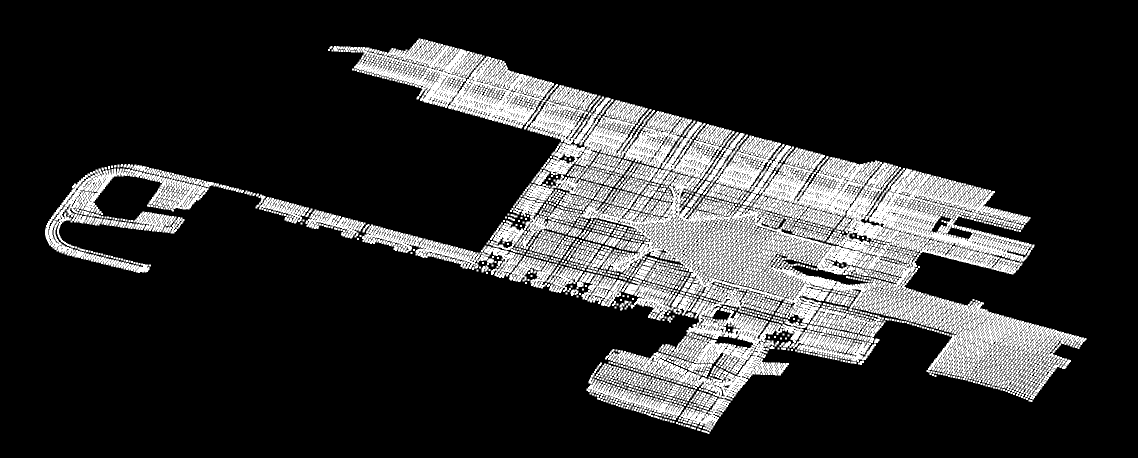
#> input picture assets/report-media/image9.png, 1138 x 458 px
$ python generate_airport_grid.py
#> lines starting #> are read from the running program, lines starting #| are printed output that depends on the picture; after the words box and inside, x2 and y2 are one past the last pixel; in counts of white or black regions, pixels touching at a corner belong together
import json
import math
from pathlib import Path

from PIL import Image, ImageFilter, ImageOps

ROOT = Path(__file__).resolve().parents[1]
SOURCE = ROOT / "assets" / "report-media" / "image9.png"
OUTPUT = ROOT / "src" / "airport-grid.json"

COLS = 112
ROWS = 45


def main():
    source = Image.open(SOURCE).convert("L")
    contrast = ImageOps.autocontrast(source)
    mask = contrast.point(lambda value: 255 if value > 26 else 0)
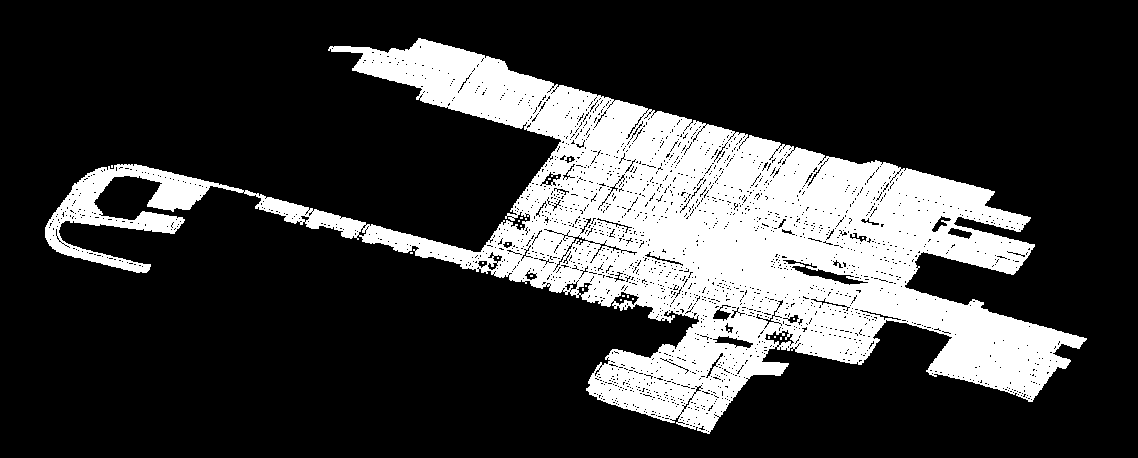
#> mask: PIL image 1138x458 L; 22.8% white; 25 white regions (24 under 20 px), largest, box (x1, y1, x2, y2) and area: (45, 38, 1087, 434) 118840
    mask = mask.filter(ImageFilter.MaxFilter(13))
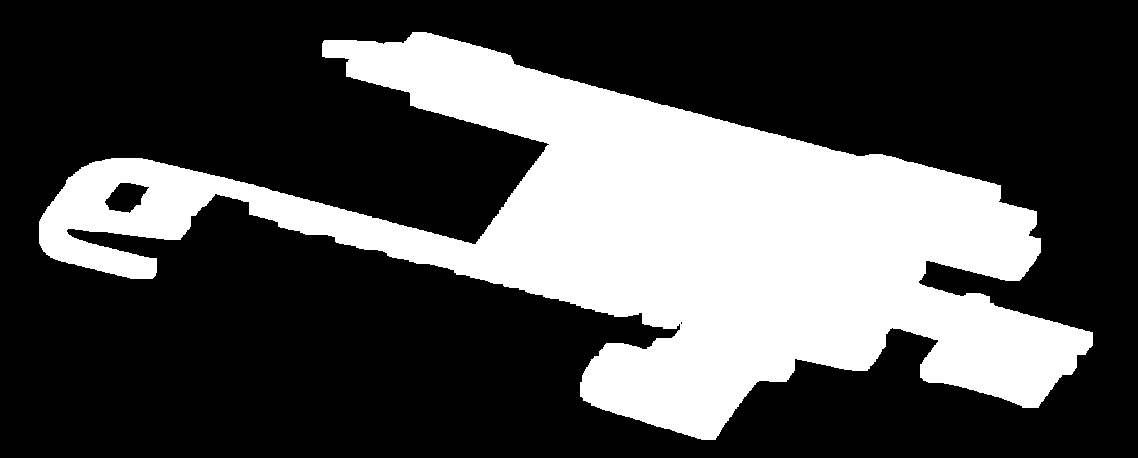
#> mask: PIL image 1138x458 L; 30.7% white; 1 white region, box (x1, y1, x2, y2) and area: (39, 32, 1093, 440) 159826
    bbox = mask.getbbox()
#> bbox = (39, 32, 1093, 440)
    if not bbox:
        raise RuntimeError("Could not extract airport mask")
    mask = mask.crop(bbox).resize((COLS, ROWS), Image.Resampling.BOX)
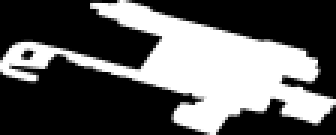
#> mask: PIL image 112x45 L (shown 3 times larger); min 0, max 255, mean 94.6

    cells = []
    for row in range(ROWS):
        for col in range(COLS):
            if mask.getpixel((col, row)) < 26:
                continue
            nx = col / (COLS - 1)
            nz = row / (ROWS - 1)
            x = (nx - 0.5) * 28.0
            z = (nz - 0.5) * 11.2

            ground = (
                2.85
                + 0.70 * math.sin(nx * math.pi * 5.1)
                + 0.43 * math.cos(nz * math.pi * 4.3)
                + 0.22 * math.sin((nx + nz) * math.pi * 7.0)
            )
            design = (
                0.92
                + 0.22 * math.sin(nx * math.pi * 2.2)
                - 0.16 * math.cos(nz * math.pi * 2.0)
                + 0.10 * (nx - 0.5)
            )
            bedrock = (
                1.72
                + 0.86 * math.sin(nx * math.pi * 4.0 + 0.6)
                + 0.52 * math.cos(nz * math.pi * 3.2)
                - 0.18 * math.sin((nx - nz) * math.pi * 6.0)
            )

            total = max(0.12, ground - design)
            if bedrock <= design:
                soil = total
            elif bedrock >= ground:
                soil = 0.0
            else:
                soil = ground - bedrock
            rock = total - soil

            if nx > 0.72:
                region = 0
            elif nz > 0.54:
                region = 1
            else:
                region = 2

            cells.append([
                round(x, 3), round(z, 3), round(ground, 3),
                round(design, 3), round(bedrock, 3),
                round(soil, 3), round(rock, 3), region,
            ])

    OUTPUT.parent.mkdir(parents=True, exist_ok=True)
    payload = {
        "cols": COLS,
        "rows": ROWS,
        "source": "report-media/image9.png",
        "cellSize": [28.0 / (COLS - 1), 11.2 / (ROWS - 1)],
        "cells": cells,
    }
    OUTPUT.write_text(json.dumps(payload, ensure_ascii=True, separators=(",", ":")), encoding="utf-8")
    print(f"Generated {len(cells)} occupied cells -> {OUTPUT}")


if __name__ == "__main__":
    main()

$ run again, with assets/report-media/image12.png copied over assets/report-media/image9.png
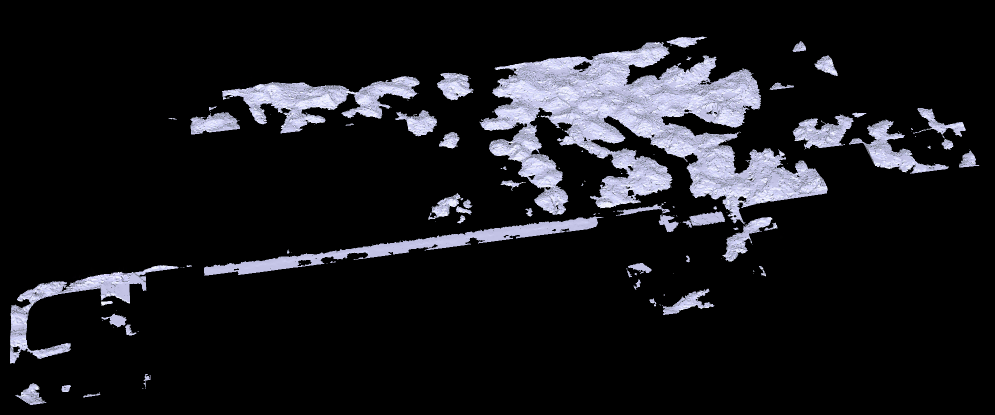
#> input picture assets/report-media/image12.png, 995 x 415 px
#> in main, `mask = mask.filter(ImageFilter.MaxFilter(13))`:
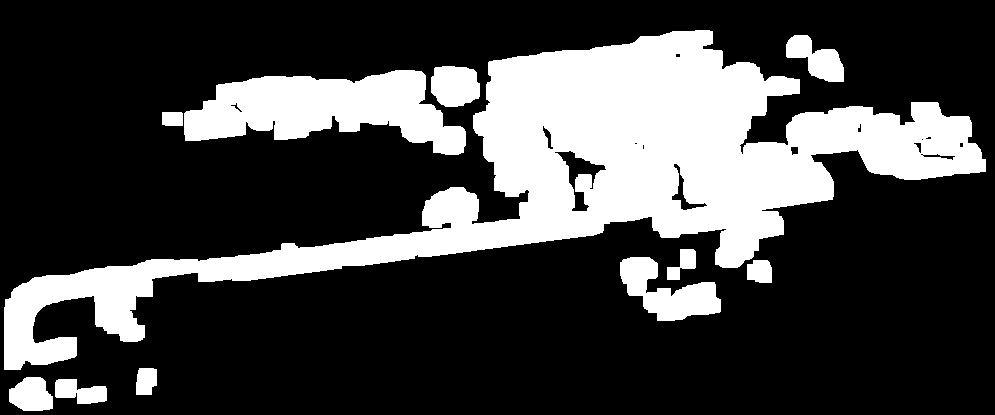
#> mask: PIL image 995x415 L; 26.3% white; 11 white regions, largest, box (x1, y1, x2, y2) and area: (4, 30, 986, 370) 84180, (184, 70, 466, 155) 13995, (620, 257, 721, 321) 3325
#> bbox = (4, 30, 986, 411)
#> in main, `mask = mask.crop(bbox).resize((COLS, ROWS), Image.Resampling.BOX)`:
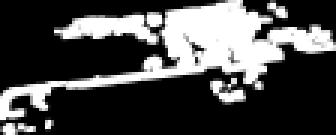
#> mask: PIL image 112x45 L (shown 3 times larger); min 0, max 255, mean 73.9
